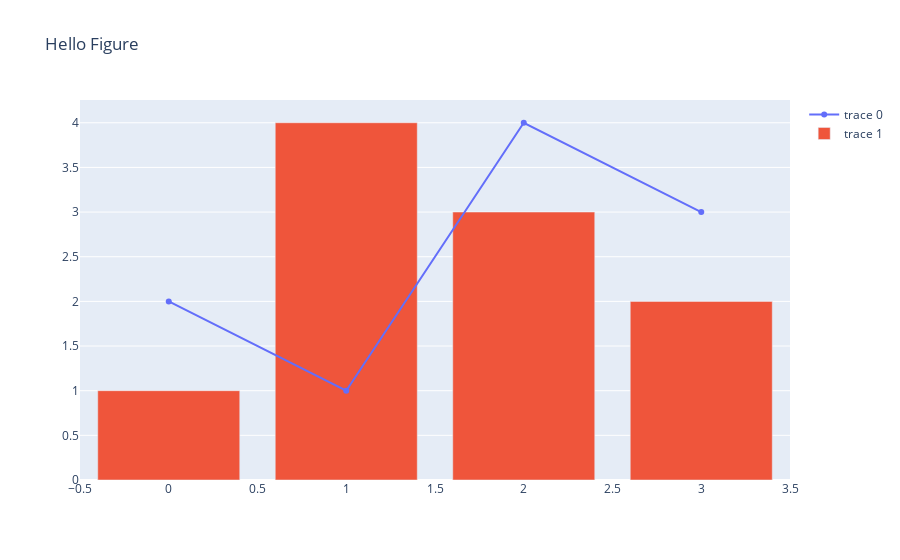

Write notebook code for a chart like this one.
### Markdown cell above
## Plotly Test

### Code cell
import plotly.io as pio
pio.renderers.default = 'notebook'
import plotly.offline as pyo
pyo.init_notebook_mode(connected=True)

import plotly.graph_objects as go
fig = go.Figure()
fig.add_trace(go.Scatter(y=[2, 1, 4, 3]))
fig.add_trace(go.Bar(y=[1, 4, 3, 2]))
fig.update_layout(title = 'Hello Figure')
display(fig)

### Figure 1 — Plotly figure (JSON) as saved in the notebook; plotly's stock layout.template omitted (floating-point values rounded to 4 significant figures)
{"data": [{"type": "scatter", "y": [2, 1, 4, 3]}, {"type": "bar", "y": [1, 4, 3, 2]}], "layout": {"autosize": true, "title": {"text": "Hello Figure"}, "xaxis": {"autorange": true, "range": [-0.5, 3.5]}, "yaxis": {"autorange": true, "range": [0, 4.305], "type": "linear"}}}
